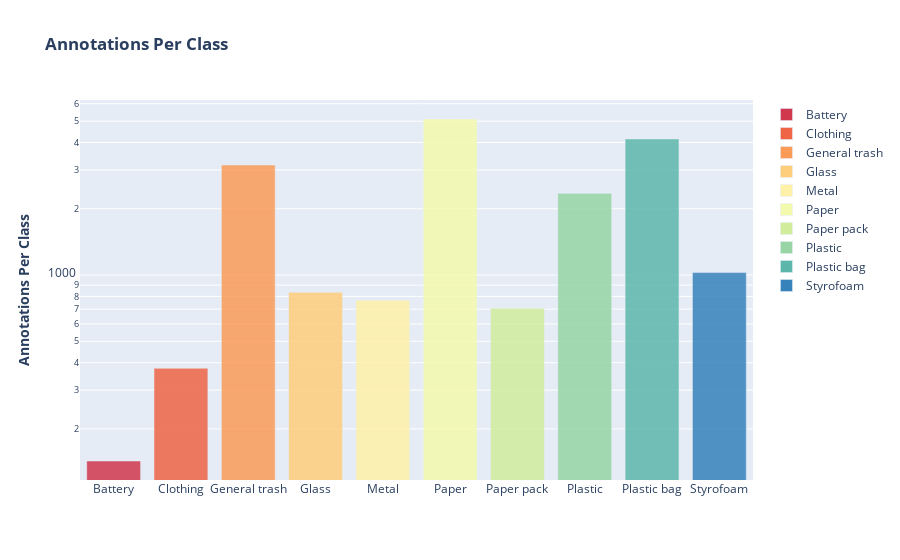
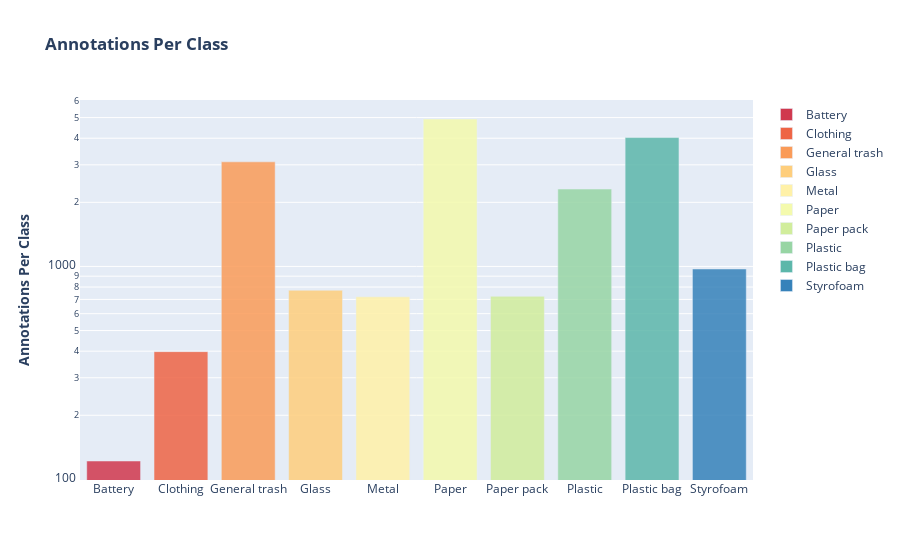
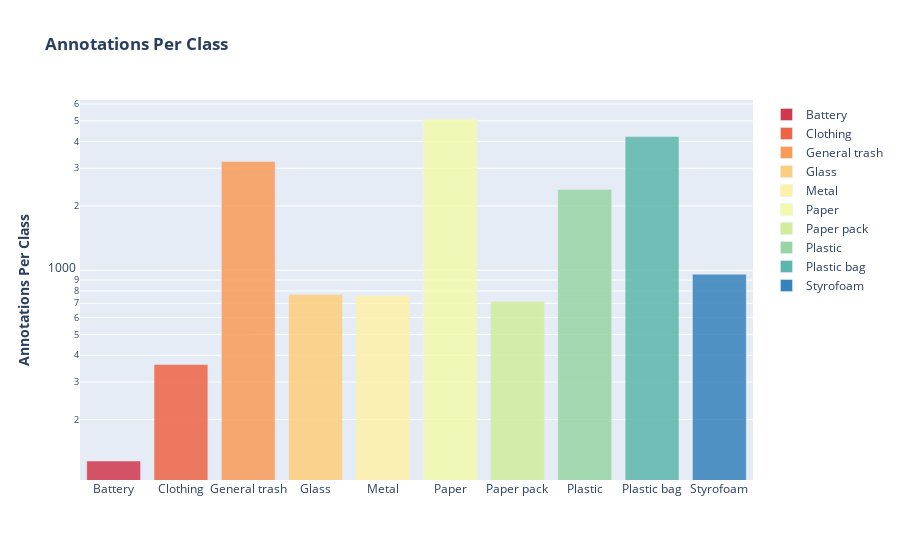
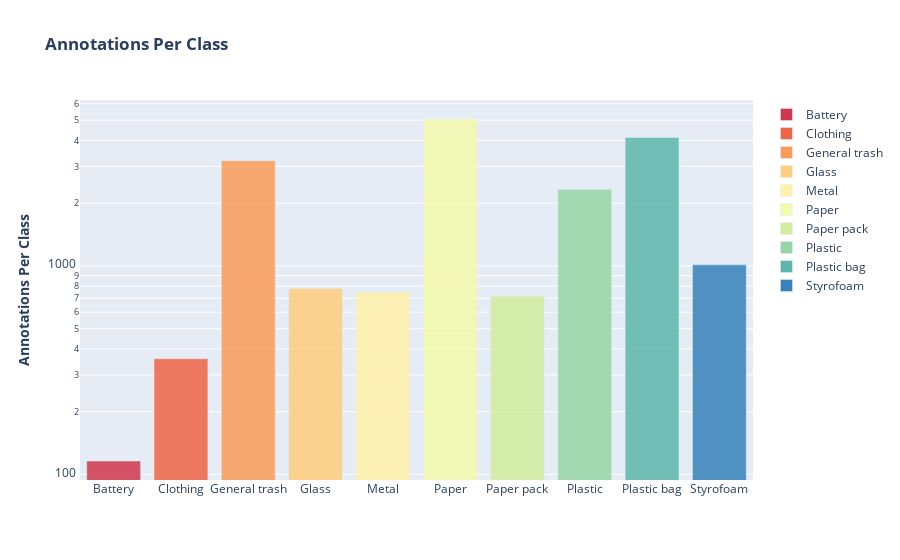

Source (notebook cell) for these figures, in order:
### Code cell
for k_fold in range(1,6):
    #coco = COCO(f'../../dataset/seed2022/train_{k_fold}.json')
    coco = COCO(f'../../dataset/stratified_v2/train_fold_{k_fold}.json')

    train_df = pd.DataFrame()

    image_ids = []
    class_name = []
    class_id = []
    x_min = []
    y_min = []
    x_max = []
    y_max = []
    classes = ["General trash", "Paper", "Paper pack", "Metal", "Glass", 
               "Plastic", "Styrofoam", "Plastic bag", "Battery", "Clothing"]
    for image_id in coco.getImgIds():

        image_info = coco.loadImgs(image_id)[0]
        ann_ids = coco.getAnnIds(imgIds=image_info['id'])
        anns = coco.loadAnns(ann_ids)

        file_name = image_info['file_name']

        for ann in anns:
            image_ids.append(file_name)
            class_name.append(classes[ann['category_id']])
            class_id.append(ann['category_id'])
            x_min.append(float(ann['bbox'][0]))
            y_min.append(float(ann['bbox'][1]))
            x_max.append(float(ann['bbox'][0]) + float(ann['bbox'][2]))
            y_max.append(float(ann['bbox'][1]) + float(ann['bbox'][3]))

    train_df['image_id'] = image_ids
    train_df['class_name'] = class_name
    train_df['class_id'] = class_id
    train_df['x_min'] = x_min
    train_df['y_min'] = y_min
    train_df['x_max'] = x_max
    train_df['y_max'] = y_max
    fig = px.bar(train_df.class_name.value_counts().sort_index(), 
             color=train_df.class_name.value_counts().sort_index().index, opacity=0.85,
             color_discrete_sequence=LABEL_COLORS, log_y=True,
             labels={"y":"Annotations Per Class", "x":""},
             title="<b>Annotations Per Class</b>",)
    fig.update_layout(legend_title=None,
                    xaxis_title="",
                    yaxis_title="<b>Annotations Per Class</b>")
    fig.show()

### Figure 1 — Plotly figure (JSON) as saved in the notebook; plotly's stock layout.template omitted (floating-point values rounded to 4 significant figures)
{"data": [{"alignmentgroup": "True", "hovertemplate": "color=Battery<br>index=%{x}<br>value=%{y}<extra></extra>", "legendgroup": "Battery", "marker": {"color": "rgb(208, 56, 78)", "opacity": 0.85, "pattern": {"shape": ""}}, "name": "Battery", "offsetgroup": "Battery", "orientation": "v", "showlegend": true, "textposition": "auto", "type": "bar", "x": ["Battery"], "xaxis": "x", "y": [143], "yaxis": "y"}, {"alignmentgroup": "True", "hovertemplate": "color=Clothing<br>index=%{x}<br>value=%{y}<extra></extra>", "legendgroup": "Clothing", "marker": {"color": "rgb(238, 100, 69)", "opacity": 0.85, "pattern": {"shape": ""}}, "name": "Clothing", "offsetgroup": "Clothing", "orientation": "v", "showlegend": true, "textposition": "auto", "type": "bar", "x": ["Clothing"], "xaxis": "x", "y": [377], "yaxis": "y"}, {"alignmentgroup": "True", "hovertemplate": "color=General trash<br>index=%{x}<br>value=%{y}<extra></extra>", "legendgroup": "General trash", "marker": {"color": "rgb(250, 155, 88)", "opacity": 0.85, "pattern": {"shape": ""}}, "name": "General trash", "offsetgroup": "General trash", "orientation": "v", "showlegend": true, "textposition": "auto", "type": "bar", "x": ["General trash"], "xaxis": "x", "y": [3161], "yaxis": "y"}, {"alignmentgroup": "True", "hovertemplate": "color=Glass<br>index=%{x}<br>value=%{y}<extra></extra>", "legendgroup": "Glass", "marker": {"color": "rgb(254, 206, 124)", "opacity": 0.85, "pattern": {"shape": ""}}, "name": "Glass", "offsetgroup": "Glass", "orientation": "v", "showlegend": true, "textposition": "auto", "type": "bar", "x": ["Glass"], "xaxis": "x", "y": [835], "yaxis": "y"}, {"alignmentgroup": "True", "hovertemplate": "color=Metal<br>index=%{x}<br>value=%{y}<extra></extra>", "legendgroup": "Metal", "marker": {"color": "rgb(255, 241, 168)", "opacity": 0.85, "pattern": {"shape": ""}}, "name": "Metal", "offsetgroup": "Metal", "orientation": "v", "showlegend": true, "textposition": "auto", "type": "bar", "x": ["Metal"], "xaxis": "x", "y": [769], "yaxis": "y"}, {"alignmentgroup": "True", "hovertemplate": "color=Paper<br>index=%{x}<br>value=%{y}<extra></extra>", "legendgroup": "Paper", "marker": {"color": "rgb(244, 250, 173)", "opacity": 0.85, "pattern": {"shape": ""}}, "name": "Paper", "offsetgroup": "Paper", "orientation": "v", "showlegend": true, "textposition": "auto", "type": "bar", "x": ["Paper"], "xaxis": "x", "y": [5115], "yaxis": "y"}, {"alignmentgroup": "True", "hovertemplate": "color=Paper pack<br>index=%{x}<br>value=%{y}<extra></extra>", "legendgroup": "Paper pack", "marker": {"color": "rgb(209, 237, 156)", "opacity": 0.85, "pattern": {"shape": ""}}, "name": "Paper pack", "offsetgroup": "Paper pack", "orientation": "v", "showlegend": true, "textposition": "auto", "type": "bar", "x": ["Paper pack"], "xaxis": "x", "y": [706], "yaxis": "y"}, {"alignmentgroup": "True", "hovertemplate": "color=Plastic<br>index=%{x}<br>value=%{y}<extra></extra>", "legendgroup": "Plastic", "marker": {"color": "rgb(151, 213, 164)", "opacity": 0.85, "pattern": {"shape": ""}}, "name": "Plastic", "offsetgroup": "Plastic", "orientation": "v", "showlegend": true, "textposition": "auto", "type": "bar", "x": ["Plastic"], "xaxis": "x", "y": [2350], "yaxis": "y"}, {"alignmentgroup": "True", "hovertemplate": "color=Plastic bag<br>index=%{x}<br>value=%{y}<extra></extra>", "legendgroup": "Plastic bag", "marker": {"color": "rgb(92, 183, 170)", "opacity": 0.85, "pattern": {"shape": ""}}, "name": "Plastic bag", "offsetgroup": "Plastic bag", "orientation": "v", "showlegend": true, "textposition": "auto", "type": "bar", "x": ["Plastic bag"], "xaxis": "x", "y": [4151], "yaxis": "y"}, {"alignmentgroup": "True", "hovertemplate": "color=Styrofoam<br>index=%{x}<br>value=%{y}<extra></extra>", "legendgroup": "Styrofoam", "marker": {"color": "rgb(54, 130, 186)", "opacity": 0.85, "pattern": {"shape": ""}}, "name": "Styrofoam", "offsetgroup": "Styrofoam", "orientation": "v", "showlegend": true, "textposition": "auto", "type": "bar", "x": ["Styrofoam"], "xaxis": "x", "y": [1026], "yaxis": "y"}], "layout": {"barmode": "relative", "legend": {"title": {}, "tracegroupgap": 0}, "title": {"text": "<b>Annotations Per Class</b>"}, "xaxis": {"anchor": "y", "domain": [0, 1], "title": {"text": ""}}, "yaxis": {"anchor": "x", "domain": [0, 1], "title": {"text": "<b>Annotations Per Class</b>"}, "type": "log"}}}

### Figure 2 — Plotly figure (JSON) as saved in the notebook; plotly's stock layout.template omitted (floating-point values rounded to 4 significant figures)
{"data": [{"alignmentgroup": "True", "hovertemplate": "color=Battery<br>index=%{x}<br>value=%{y}<extra></extra>", "legendgroup": "Battery", "marker": {"color": "rgb(208, 56, 78)", "opacity": 0.85, "pattern": {"shape": ""}}, "name": "Battery", "offsetgroup": "Battery", "orientation": "v", "showlegend": true, "textposition": "auto", "type": "bar", "x": ["Battery"], "xaxis": "x", "y": [122], "yaxis": "y"}, {"alignmentgroup": "True", "hovertemplate": "color=Clothing<br>index=%{x}<br>value=%{y}<extra></extra>", "legendgroup": "Clothing", "marker": {"color": "rgb(238, 100, 69)", "opacity": 0.85, "pattern": {"shape": ""}}, "name": "Clothing", "offsetgroup": "Clothing", "orientation": "v", "showlegend": true, "textposition": "auto", "type": "bar", "x": ["Clothing"], "xaxis": "x", "y": [398], "yaxis": "y"}, {"alignmentgroup": "True", "hovertemplate": "color=General trash<br>index=%{x}<br>value=%{y}<extra></extra>", "legendgroup": "General trash", "marker": {"color": "rgb(250, 155, 88)", "opacity": 0.85, "pattern": {"shape": ""}}, "name": "General trash", "offsetgroup": "General trash", "orientation": "v", "showlegend": true, "textposition": "auto", "type": "bar", "x": ["General trash"], "xaxis": "x", "y": [3098], "yaxis": "y"}, {"alignmentgroup": "True", "hovertemplate": "color=Glass<br>index=%{x}<br>value=%{y}<extra></extra>", "legendgroup": "Glass", "marker": {"color": "rgb(254, 206, 124)", "opacity": 0.85, "pattern": {"shape": ""}}, "name": "Glass", "offsetgroup": "Glass", "orientation": "v", "showlegend": true, "textposition": "auto", "type": "bar", "x": ["Glass"], "xaxis": "x", "y": [773], "yaxis": "y"}, {"alignmentgroup": "True", "hovertemplate": "color=Metal<br>index=%{x}<br>value=%{y}<extra></extra>", "legendgroup": "Metal", "marker": {"color": "rgb(255, 241, 168)", "opacity": 0.85, "pattern": {"shape": ""}}, "name": "Metal", "offsetgroup": "Metal", "orientation": "v", "showlegend": true, "textposition": "auto", "type": "bar", "x": ["Metal"], "xaxis": "x", "y": [720], "yaxis": "y"}, {"alignmentgroup": "True", "hovertemplate": "color=Paper<br>index=%{x}<br>value=%{y}<extra></extra>", "legendgroup": "Paper", "marker": {"color": "rgb(244, 250, 173)", "opacity": 0.85, "pattern": {"shape": ""}}, "name": "Paper", "offsetgroup": "Paper", "orientation": "v", "showlegend": true, "textposition": "auto", "type": "bar", "x": ["Paper"], "xaxis": "x", "y": [4924], "yaxis": "y"}, {"alignmentgroup": "True", "hovertemplate": "color=Paper pack<br>index=%{x}<br>value=%{y}<extra></extra>", "legendgroup": "Paper pack", "marker": {"color": "rgb(209, 237, 156)", "opacity": 0.85, "pattern": {"shape": ""}}, "name": "Paper pack", "offsetgroup": "Paper pack", "orientation": "v", "showlegend": true, "textposition": "auto", "type": "bar", "x": ["Paper pack"], "xaxis": "x", "y": [724], "yaxis": "y"}, {"alignmentgroup": "True", "hovertemplate": "color=Plastic<br>index=%{x}<br>value=%{y}<extra></extra>", "legendgroup": "Plastic", "marker": {"color": "rgb(151, 213, 164)", "opacity": 0.85, "pattern": {"shape": ""}}, "name": "Plastic", "offsetgroup": "Plastic", "orientation": "v", "showlegend": true, "textposition": "auto", "type": "bar", "x": ["Plastic"], "xaxis": "x", "y": [2309], "yaxis": "y"}, {"alignmentgroup": "True", "hovertemplate": "color=Plastic bag<br>index=%{x}<br>value=%{y}<extra></extra>", "legendgroup": "Plastic bag", "marker": {"color": "rgb(92, 183, 170)", "opacity": 0.85, "pattern": {"shape": ""}}, "name": "Plastic bag", "offsetgroup": "Plastic bag", "orientation": "v", "showlegend": true, "textposition": "auto", "type": "bar", "x": ["Plastic bag"], "xaxis": "x", "y": [4034], "yaxis": "y"}, {"alignmentgroup": "True", "hovertemplate": "color=Styrofoam<br>index=%{x}<br>value=%{y}<extra></extra>", "legendgroup": "Styrofoam", "marker": {"color": "rgb(54, 130, 186)", "opacity": 0.85, "pattern": {"shape": ""}}, "name": "Styrofoam", "offsetgroup": "Styrofoam", "orientation": "v", "showlegend": true, "textposition": "auto", "type": "bar", "x": ["Styrofoam"], "xaxis": "x", "y": [973], "yaxis": "y"}], "layout": {"barmode": "relative", "legend": {"title": {}, "tracegroupgap": 0}, "title": {"text": "<b>Annotations Per Class</b>"}, "xaxis": {"anchor": "y", "domain": [0, 1], "title": {"text": ""}}, "yaxis": {"anchor": "x", "domain": [0, 1], "title": {"text": "<b>Annotations Per Class</b>"}, "type": "log"}}}

### Figure 3 — Plotly figure (JSON) as saved in the notebook; plotly's stock layout.template omitted (floating-point values rounded to 4 significant figures)
{"data": [{"alignmentgroup": "True", "hovertemplate": "color=Battery<br>index=%{x}<br>value=%{y}<extra></extra>", "legendgroup": "Battery", "marker": {"color": "rgb(208, 56, 78)", "opacity": 0.85, "pattern": {"shape": ""}}, "name": "Battery", "offsetgroup": "Battery", "orientation": "v", "showlegend": true, "textposition": "auto", "type": "bar", "x": ["Battery"], "xaxis": "x", "y": [128], "yaxis": "y"}, {"alignmentgroup": "True", "hovertemplate": "color=Clothing<br>index=%{x}<br>value=%{y}<extra></extra>", "legendgroup": "Clothing", "marker": {"color": "rgb(238, 100, 69)", "opacity": 0.85, "pattern": {"shape": ""}}, "name": "Clothing", "offsetgroup": "Clothing", "orientation": "v", "showlegend": true, "textposition": "auto", "type": "bar", "x": ["Clothing"], "xaxis": "x", "y": [362], "yaxis": "y"}, {"alignmentgroup": "True", "hovertemplate": "color=General trash<br>index=%{x}<br>value=%{y}<extra></extra>", "legendgroup": "General trash", "marker": {"color": "rgb(250, 155, 88)", "opacity": 0.85, "pattern": {"shape": ""}}, "name": "General trash", "offsetgroup": "General trash", "orientation": "v", "showlegend": true, "textposition": "auto", "type": "bar", "x": ["General trash"], "xaxis": "x", "y": [3225], "yaxis": "y"}, {"alignmentgroup": "True", "hovertemplate": "color=Glass<br>index=%{x}<br>value=%{y}<extra></extra>", "legendgroup": "Glass", "marker": {"color": "rgb(254, 206, 124)", "opacity": 0.85, "pattern": {"shape": ""}}, "name": "Glass", "offsetgroup": "Glass", "orientation": "v", "showlegend": true, "textposition": "auto", "type": "bar", "x": ["Glass"], "xaxis": "x", "y": [770], "yaxis": "y"}, {"alignmentgroup": "True", "hovertemplate": "color=Metal<br>index=%{x}<br>value=%{y}<extra></extra>", "legendgroup": "Metal", "marker": {"color": "rgb(255, 241, 168)", "opacity": 0.85, "pattern": {"shape": ""}}, "name": "Metal", "offsetgroup": "Metal", "orientation": "v", "showlegend": true, "textposition": "auto", "type": "bar", "x": ["Metal"], "xaxis": "x", "y": [761], "yaxis": "y"}, {"alignmentgroup": "True", "hovertemplate": "color=Paper<br>index=%{x}<br>value=%{y}<extra></extra>", "legendgroup": "Paper", "marker": {"color": "rgb(244, 250, 173)", "opacity": 0.85, "pattern": {"shape": ""}}, "name": "Paper", "offsetgroup": "Paper", "orientation": "v", "showlegend": true, "textposition": "auto", "type": "bar", "x": ["Paper"], "xaxis": "x", "y": [5103], "yaxis": "y"}, {"alignmentgroup": "True", "hovertemplate": "color=Paper pack<br>index=%{x}<br>value=%{y}<extra></extra>", "legendgroup": "Paper pack", "marker": {"color": "rgb(209, 237, 156)", "opacity": 0.85, "pattern": {"shape": ""}}, "name": "Paper pack", "offsetgroup": "Paper pack", "orientation": "v", "showlegend": true, "textposition": "auto", "type": "bar", "x": ["Paper pack"], "xaxis": "x", "y": [714], "yaxis": "y"}, {"alignmentgroup": "True", "hovertemplate": "color=Plastic<br>index=%{x}<br>value=%{y}<extra></extra>", "legendgroup": "Plastic", "marker": {"color": "rgb(151, 213, 164)", "opacity": 0.85, "pattern": {"shape": ""}}, "name": "Plastic", "offsetgroup": "Plastic", "orientation": "v", "showlegend": true, "textposition": "auto", "type": "bar", "x": ["Plastic"], "xaxis": "x", "y": [2385], "yaxis": "y"}, {"alignmentgroup": "True", "hovertemplate": "color=Plastic bag<br>index=%{x}<br>value=%{y}<extra></extra>", "legendgroup": "Plastic bag", "marker": {"color": "rgb(92, 183, 170)", "opacity": 0.85, "pattern": {"shape": ""}}, "name": "Plastic bag", "offsetgroup": "Plastic bag", "orientation": "v", "showlegend": true, "textposition": "auto", "type": "bar", "x": ["Plastic bag"], "xaxis": "x", "y": [4225], "yaxis": "y"}, {"alignmentgroup": "True", "hovertemplate": "color=Styrofoam<br>index=%{x}<br>value=%{y}<extra></extra>", "legendgroup": "Styrofoam", "marker": {"color": "rgb(54, 130, 186)", "opacity": 0.85, "pattern": {"shape": ""}}, "name": "Styrofoam", "offsetgroup": "Styrofoam", "orientation": "v", "showlegend": true, "textposition": "auto", "type": "bar", "x": ["Styrofoam"], "xaxis": "x", "y": [958], "yaxis": "y"}], "layout": {"barmode": "relative", "legend": {"title": {}, "tracegroupgap": 0}, "title": {"text": "<b>Annotations Per Class</b>"}, "xaxis": {"anchor": "y", "domain": [0, 1], "title": {"text": ""}}, "yaxis": {"anchor": "x", "domain": [0, 1], "title": {"text": "<b>Annotations Per Class</b>"}, "type": "log"}}}

### Figure 4 — Plotly figure (JSON) as saved in the notebook; plotly's stock layout.template omitted (floating-point values rounded to 4 significant figures)
{"data": [{"alignmentgroup": "True", "hovertemplate": "color=Battery<br>index=%{x}<br>value=%{y}<extra></extra>", "legendgroup": "Battery", "marker": {"color": "rgb(208, 56, 78)", "opacity": 0.85, "pattern": {"shape": ""}}, "name": "Battery", "offsetgroup": "Battery", "orientation": "v", "showlegend": true, "textposition": "auto", "type": "bar", "x": ["Battery"], "xaxis": "x", "y": [116], "yaxis": "y"}, {"alignmentgroup": "True", "hovertemplate": "color=Clothing<br>index=%{x}<br>value=%{y}<extra></extra>", "legendgroup": "Clothing", "marker": {"color": "rgb(238, 100, 69)", "opacity": 0.85, "pattern": {"shape": ""}}, "name": "Clothing", "offsetgroup": "Clothing", "orientation": "v", "showlegend": true, "textposition": "auto", "type": "bar", "x": ["Clothing"], "xaxis": "x", "y": [359], "yaxis": "y"}, {"alignmentgroup": "True", "hovertemplate": "color=General trash<br>index=%{x}<br>value=%{y}<extra></extra>", "legendgroup": "General trash", "marker": {"color": "rgb(250, 155, 88)", "opacity": 0.85, "pattern": {"shape": ""}}, "name": "General trash", "offsetgroup": "General trash", "orientation": "v", "showlegend": true, "textposition": "auto", "type": "bar", "x": ["General trash"], "xaxis": "x", "y": [3192], "yaxis": "y"}, {"alignmentgroup": "True", "hovertemplate": "color=Glass<br>index=%{x}<br>value=%{y}<extra></extra>", "legendgroup": "Glass", "marker": {"color": "rgb(254, 206, 124)", "opacity": 0.85, "pattern": {"shape": ""}}, "name": "Glass", "offsetgroup": "Glass", "orientation": "v", "showlegend": true, "textposition": "auto", "type": "bar", "x": ["Glass"], "xaxis": "x", "y": [779], "yaxis": "y"}, {"alignmentgroup": "True", "hovertemplate": "color=Metal<br>index=%{x}<br>value=%{y}<extra></extra>", "legendgroup": "Metal", "marker": {"color": "rgb(255, 241, 168)", "opacity": 0.85, "pattern": {"shape": ""}}, "name": "Metal", "offsetgroup": "Metal", "orientation": "v", "showlegend": true, "textposition": "auto", "type": "bar", "x": ["Metal"], "xaxis": "x", "y": [749], "yaxis": "y"}, {"alignmentgroup": "True", "hovertemplate": "color=Paper<br>index=%{x}<br>value=%{y}<extra></extra>", "legendgroup": "Paper", "marker": {"color": "rgb(244, 250, 173)", "opacity": 0.85, "pattern": {"shape": ""}}, "name": "Paper", "offsetgroup": "Paper", "orientation": "v", "showlegend": true, "textposition": "auto", "type": "bar", "x": ["Paper"], "xaxis": "x", "y": [5069], "yaxis": "y"}, {"alignmentgroup": "True", "hovertemplate": "color=Paper pack<br>index=%{x}<br>value=%{y}<extra></extra>", "legendgroup": "Paper pack", "marker": {"color": "rgb(209, 237, 156)", "opacity": 0.85, "pattern": {"shape": ""}}, "name": "Paper pack", "offsetgroup": "Paper pack", "orientation": "v", "showlegend": true, "textposition": "auto", "type": "bar", "x": ["Paper pack"], "xaxis": "x", "y": [715], "yaxis": "y"}, {"alignmentgroup": "True", "hovertemplate": "color=Plastic<br>index=%{x}<br>value=%{y}<extra></extra>", "legendgroup": "Plastic", "marker": {"color": "rgb(151, 213, 164)", "opacity": 0.85, "pattern": {"shape": ""}}, "name": "Plastic", "offsetgroup": "Plastic", "orientation": "v", "showlegend": true, "textposition": "auto", "type": "bar", "x": ["Plastic"], "xaxis": "x", "y": [2330], "yaxis": "y"}, {"alignmentgroup": "True", "hovertemplate": "color=Plastic bag<br>index=%{x}<br>value=%{y}<extra></extra>", "legendgroup": "Plastic bag", "marker": {"color": "rgb(92, 183, 170)", "opacity": 0.85, "pattern": {"shape": ""}}, "name": "Plastic bag", "offsetgroup": "Plastic bag", "orientation": "v", "showlegend": true, "textposition": "auto", "type": "bar", "x": ["Plastic bag"], "xaxis": "x", "y": [4132], "yaxis": "y"}, {"alignmentgroup": "True", "hovertemplate": "color=Styrofoam<br>index=%{x}<br>value=%{y}<extra></extra>", "legendgroup": "Styrofoam", "marker": {"color": "rgb(54, 130, 186)", "opacity": 0.85, "pattern": {"shape": ""}}, "name": "Styrofoam", "offsetgroup": "Styrofoam", "orientation": "v", "showlegend": true, "textposition": "auto", "type": "bar", "x": ["Styrofoam"], "xaxis": "x", "y": [1013], "yaxis": "y"}], "layout": {"barmode": "relative", "legend": {"title": {}, "tracegroupgap": 0}, "title": {"text": "<b>Annotations Per Class</b>"}, "xaxis": {"anchor": "y", "domain": [0, 1], "title": {"text": ""}}, "yaxis": {"anchor": "x", "domain": [0, 1], "title": {"text": "<b>Annotations Per Class</b>"}, "type": "log"}}}
